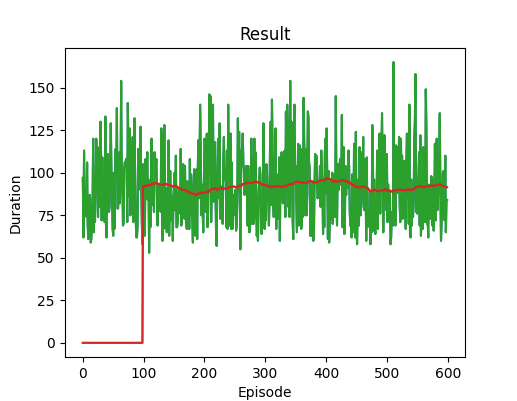

Reproduce this figure in Python.
import gymnasium as gym
import math
import random
import matplotlib
import matplotlib.pyplot as plt
from collections import namedtuple, deque
from itertools import count

import torch
import torch.nn as nn
import torch.optim as optim
import torch.nn.functional as F


env = gym.make("LunarLander-v3", continuous=False, gravity=-10.0,
                   enable_wind=False, wind_power=15.0, turbulence_power=1.5)

# set up matplotlib
is_ipython = 'inline' in matplotlib.get_backend()
if is_ipython:
    from IPython import display

plt.ion()

# if GPU is to be used
device = torch.device(
    "cuda" if torch.cuda.is_available() else
    "mps" if torch.backends.mps.is_available() else
    "cpu"
)

print(device)

steps_done = 0


episode_durations = []


def plot_durations(show_result=False):
    plt.figure(1)
    durations_t = torch.tensor(episode_durations, dtype=torch.float)
    if show_result:
        plt.title('Result')
    else:
        plt.clf()
        plt.title('Training...')
    plt.xlabel('Episode')
    plt.ylabel('Duration')
    plt.plot(durations_t.numpy())
    # Take 100 episode averages and plot them too
    if len(durations_t) >= 100:
        means = durations_t.unfold(0, 100, 1).mean(1).view(-1)
        means = torch.cat((torch.zeros(99), means))
        plt.plot(means.numpy())

    plt.pause(0.001)  # pause a bit so that plots are updated
    if is_ipython:
        if not show_result:
            display.display(plt.gcf())
            display.clear_output(wait=True)
        else:
            display.display(plt.gcf())


if torch.cuda.is_available() or torch.backends.mps.is_available():
    num_episodes = 600
else:
    num_episodes = 50

for i_episode in range(num_episodes):
    # Initialize the environment and get its state
    state, info = env.reset()
    state = torch.tensor(state, dtype=torch.float32, device=device).unsqueeze(0)
    for t in count():
        action = env.action_space.sample()
        observation, reward, terminated, truncated, _ = env.step(action.item())
        reward = torch.tensor([reward], device=device, dtype=torch.float32)
        done = terminated or truncated

        if terminated:
            next_state = None
        else:
            next_state = torch.tensor(observation, dtype=torch.float32, device=device).unsqueeze(0)

        if done:
            episode_durations.append(t + 1)
            plot_durations()
            break

print('Complete')
plot_durations(show_result=True)
plt.ioff()
plt.show()
